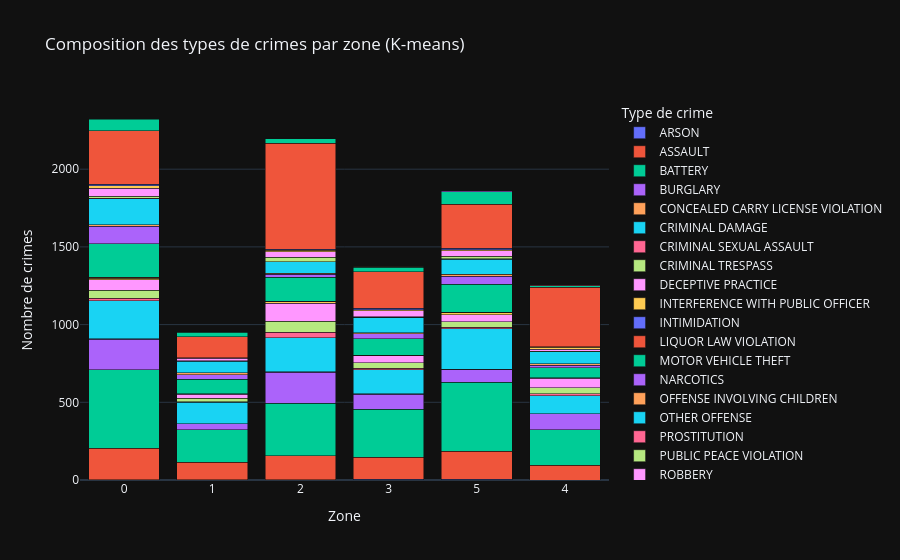

Here is the notebook cell this chart was saved with:
### Markdown cell above
## Synthèse

- La heatmap confirme que la criminalité se concentre sur la bande est de Chicago
  et dans le West Side — elle n'est pas uniformément répartie
- K-means identifie 6 zones géographiques avec des profils criminels distincts
- DBSCAN détecte automatiquement 18 hotspots précis et révèle les crimes géographiquement isolés
- Les deux méthodes s'accordent sur les mêmes zones à risque
- Cette analyse répond à la dimension **spatiale** de notre problématique

### Code cell
# Main block — Requête 4 : Analyse spatiale
# Auteure : Chrisa
# Input   : API Chicago Data Portal (10 000 crimes)
# Output  : 4 visualisations interactives Plotly

df         = load_data()
spatial_df = prepare_spatial_data(df)
gdf        = create_geodataframe(spatial_df)

plot_density_map(spatial_df).show()

df_kmeans, kmeans_model = apply_kmeans(spatial_df, k=6)
plot_kmeans_map(df_kmeans).show()

df_dbscan, dbscan_model = apply_dbscan(spatial_df)
plot_dbscan_map(df_dbscan).show()

plot_crime_type_by_cluster(df_kmeans).show()

### Figure 1 — Plotly figure (JSON) as saved in the notebook; plotly's stock layout.template omitted (floating-point values rounded to 4 significant figures)
{"data": [{"hovertemplate": "Type de crime=ARSON<br>Zone=%{x}<br>Nombre de crimes=%{y}<extra></extra>", "legendgroup": "ARSON", "marker": {"color": "#636efa", "pattern": {"shape": ""}}, "name": "ARSON", "orientation": "v", "showlegend": true, "textposition": "auto", "x": ["0", "1", "2", "3", "5"], "xaxis": "x", "y": [3, 2, 1, 6, 6], "yaxis": "y", "type": "bar"}, {"hovertemplate": "Type de crime=ASSAULT<br>Zone=%{x}<br>Nombre de crimes=%{y}<extra></extra>", "legendgroup": "ASSAULT", "marker": {"color": "#EF553B", "pattern": {"shape": ""}}, "name": "ASSAULT", "orientation": "v", "showlegend": true, "textposition": "auto", "x": ["0", "1", "2", "3", "4", "5"], "xaxis": "x", "y": [201, 111, 156, 141, 95, 179], "yaxis": "y", "type": "bar"}, {"hovertemplate": "Type de crime=BATTERY<br>Zone=%{x}<br>Nombre de crimes=%{y}<extra></extra>", "legendgroup": "BATTERY", "marker": {"color": "#00cc96", "pattern": {"shape": ""}}, "name": "BATTERY", "orientation": "v", "showlegend": true, "textposition": "auto", "x": ["0", "1", "2", "3", "4", "5"], "xaxis": "x", "y": [506, 211, 336, 307, 228, 443], "yaxis": "y", "type": "bar"}, {"hovertemplate": "Type de crime=BURGLARY<br>Zone=%{x}<br>Nombre de crimes=%{y}<extra></extra>", "legendgroup": "BURGLARY", "marker": {"color": "#ab63fa", "pattern": {"shape": ""}}, "name": "BURGLARY", "orientation": "v", "showlegend": true, "textposition": "auto", "x": ["0", "1", "2", "3", "4", "5"], "xaxis": "x", "y": [195, 39, 201, 97, 103, 84], "yaxis": "y", "type": "bar"}, {"hovertemplate": "Type de crime=CONCEALED CARRY LICENSE VIOLATION<br>Zone=%{x}<br>Nombre de crimes=%{y}<extra></extra>", "legendgroup": "CONCEALED CARRY LICENSE VIOLATION", "marker": {"color": "#FFA15A", "pattern": {"shape": ""}}, "name": "CONCEALED CARRY LICENSE VIOLATION", "orientation": "v", "showlegend": true, "textposition": "auto", "x": ["0", "2", "3", "5"], "xaxis": "x", "y": [5, 3, 3, 1], "yaxis": "y", "type": "bar"}, {"hovertemplate": "Type de crime=CRIMINAL DAMAGE<br>Zone=%{x}<br>Nombre de crimes=%{y}<extra></extra>", "legendgroup": "CRIMINAL DAMAGE", "marker": {"color": "#19d3f3", "pattern": {"shape": ""}}, "name": "CRIMINAL DAMAGE", "orientation": "v", "showlegend": true, "textposition": "auto", "x": ["0", "1", "2", "3", "4", "5"], "xaxis": "x", "y": [244, 138, 218, 155, 117, 261], "yaxis": "y", "type": "bar"}, {"hovertemplate": "Type de crime=CRIMINAL SEXUAL ASSAULT<br>Zone=%{x}<br>Nombre de crimes=%{y}<extra></extra>", "legendgroup": "CRIMINAL SEXUAL ASSAULT", "marker": {"color": "#FF6692", "pattern": {"shape": ""}}, "name": "CRIMINAL SEXUAL ASSAULT", "orientation": "v", "showlegend": true, "textposition": "auto", "x": ["0", "1", "2", "3", "4", "5"], "xaxis": "x", "y": [15, 1, 37, 10, 12, 9], "yaxis": "y", "type": "bar"}, {"hovertemplate": "Type de crime=CRIMINAL TRESPASS<br>Zone=%{x}<br>Nombre de crimes=%{y}<extra></extra>", "legendgroup": "CRIMINAL TRESPASS", "marker": {"color": "#B6E880", "pattern": {"shape": ""}}, "name": "CRIMINAL TRESPASS", "orientation": "v", "showlegend": true, "textposition": "auto", "x": ["0", "1", "2", "3", "4", "5"], "xaxis": "x", "y": [52, 23, 70, 34, 38, 35], "yaxis": "y", "type": "bar"}, {"hovertemplate": "Type de crime=DECEPTIVE PRACTICE<br>Zone=%{x}<br>Nombre de crimes=%{y}<extra></extra>", "legendgroup": "DECEPTIVE PRACTICE", "marker": {"color": "#FF97FF", "pattern": {"shape": ""}}, "name": "DECEPTIVE PRACTICE", "orientation": "v", "showlegend": true, "textposition": "auto", "x": ["0", "1", "2", "3", "4", "5"], "xaxis": "x", "y": [67, 27, 116, 45, 62, 47], "yaxis": "y", "type": "bar"}, {"hovertemplate": "Type de crime=INTERFERENCE WITH PUBLIC OFFICER<br>Zone=%{x}<br>Nombre de crimes=%{y}<extra></extra>", "legendgroup": "INTERFERENCE WITH PUBLIC OFFICER", "marker": {"color": "#FECB52", "pattern": {"shape": ""}}, "name": "INTERFERENCE WITH PUBLIC OFFICER", "orientation": "v", "showlegend": true, "textposition": "auto", "x": ["0", "1", "2", "3", "4", "5"], "xaxis": "x", "y": [9, 4, 10, 4, 2, 13], "yaxis": "y", "type": "bar"}, {"hovertemplate": "Type de crime=INTIMIDATION<br>Zone=%{x}<br>Nombre de crimes=%{y}<extra></extra>", "legendgroup": "INTIMIDATION", "marker": {"color": "#636efa", "pattern": {"shape": ""}}, "name": "INTIMIDATION", "orientation": "v", "showlegend": true, "textposition": "auto", "x": ["0", "2", "3", "5"], "xaxis": "x", "y": [4, 1, 1, 1], "yaxis": "y", "type": "bar"}, {"hovertemplate": "Type de crime=LIQUOR LAW VIOLATION<br>Zone=%{x}<br>Nombre de crimes=%{y}<extra></extra>", "legendgroup": "LIQUOR LAW VIOLATION", "marker": {"color": "#EF553B", "pattern": {"shape": ""}}, "name": "LIQUOR LAW VIOLATION", "orientation": "v", "showlegend": true, "textposition": "auto", "x": ["0", "2", "4", "5"], "xaxis": "x", "y": [3, 1, 1, 1], "yaxis": "y", "type": "bar"}, {"hovertemplate": "Type de crime=MOTOR VEHICLE THEFT<br>Zone=%{x}<br>Nombre de crimes=%{y}<extra></extra>", "legendgroup": "MOTOR VEHICLE THEFT", "marker": {"color": "#00cc96", "pattern": {"shape": ""}}, "name": "MOTOR VEHICLE THEFT", "orientation": "v", "showlegend": true, "textposition": "auto", "x": ["0", "1", "2", "3", "4", "5"], "xaxis": "x", "y": [216, 91, 156, 107, 64, 181], "yaxis": "y", "type": "bar"}, {"hovertemplate": "Type de crime=NARCOTICS<br>Zone=%{x}<br>Nombre de crimes=%{y}<extra></extra>", "legendgroup": "NARCOTICS", "marker": {"color": "#ab63fa", "pattern": {"shape": ""}}, "name": "NARCOTICS", "orientation": "v", "showlegend": true, "textposition": "auto", "x": ["0", "1", "2", "3", "4", "5"], "xaxis": "x", "y": [112, 29, 19, 31, 18, 50], "yaxis": "y", "type": "bar"}, {"hovertemplate": "Type de crime=OFFENSE INVOLVING CHILDREN<br>Zone=%{x}<br>Nombre de crimes=%{y}<extra></extra>", "legendgroup": "OFFENSE INVOLVING CHILDREN", "marker": {"color": "#FFA15A", "pattern": {"shape": ""}}, "name": "OFFENSE INVOLVING CHILDREN", "orientation": "v", "showlegend": true, "textposition": "auto", "x": ["0", "1", "2", "3", "4", "5"], "xaxis": "x", "y": [12, 14, 5, 5, 8, 12], "yaxis": "y", "type": "bar"}, {"hovertemplate": "Type de crime=OTHER OFFENSE<br>Zone=%{x}<br>Nombre de crimes=%{y}<extra></extra>", "legendgroup": "OTHER OFFENSE", "marker": {"color": "#19d3f3", "pattern": {"shape": ""}}, "name": "OTHER OFFENSE", "orientation": "v", "showlegend": true, "textposition": "auto", "x": ["0", "1", "2", "3", "4", "5"], "xaxis": "x", "y": [165, 74, 73, 101, 78, 99], "yaxis": "y", "type": "bar"}, {"hovertemplate": "Type de crime=PROSTITUTION<br>Zone=%{x}<br>Nombre de crimes=%{y}<extra></extra>", "legendgroup": "PROSTITUTION", "marker": {"color": "#FF6692", "pattern": {"shape": ""}}, "name": "PROSTITUTION", "orientation": "v", "showlegend": true, "textposition": "auto", "x": ["0", "3", "5"], "xaxis": "x", "y": [3, 1, 1], "yaxis": "y", "type": "bar"}, {"hovertemplate": "Type de crime=PUBLIC PEACE VIOLATION<br>Zone=%{x}<br>Nombre de crimes=%{y}<extra></extra>", "legendgroup": "PUBLIC PEACE VIOLATION", "marker": {"color": "#B6E880", "pattern": {"shape": ""}}, "name": "PUBLIC PEACE VIOLATION", "orientation": "v", "showlegend": true, "textposition": "auto", "x": ["0", "1", "2", "3", "4", "5"], "xaxis": "x", "y": [14, 5, 31, 3, 3, 17], "yaxis": "y", "type": "bar"}, {"hovertemplate": "Type de crime=ROBBERY<br>Zone=%{x}<br>Nombre de crimes=%{y}<extra></extra>", "legendgroup": "ROBBERY", "marker": {"color": "#FF97FF", "pattern": {"shape": ""}}, "name": "ROBBERY", "orientation": "v", "showlegend": true, "textposition": "auto", "x": ["0", "1", "2", "3", "4", "5"], "xaxis": "x", "y": [50, 14, 35, 38, 14, 36], "yaxis": "y", "type": "bar"}, {"hovertemplate": "Type de crime=SEX OFFENSE<br>Zone=%{x}<br>Nombre de crimes=%{y}<extra></extra>", "legendgroup": "SEX OFFENSE", "marker": {"color": "#FECB52", "pattern": {"shape": ""}}, "name": "SEX OFFENSE", "orientation": "v", "showlegend": true, "textposition": "auto", "x": ["0", "1", "2", "3", "4", "5"], "xaxis": "x", "y": [18, 3, 8, 7, 12, 6], "yaxis": "y", "type": "bar"}, {"hovertemplate": "Type de crime=STALKING<br>Zone=%{x}<br>Nombre de crimes=%{y}<extra></extra>", "legendgroup": "STALKING", "marker": {"color": "#636efa", "pattern": {"shape": ""}}, "name": "STALKING", "orientation": "v", "showlegend": true, "textposition": "auto", "x": ["0", "1", "2", "3", "4", "5"], "xaxis": "x", "y": [9, 1, 8, 8, 3, 8], "yaxis": "y", "type": "bar"}, {"hovertemplate": "Type de crime=THEFT<br>Zone=%{x}<br>Nombre de crimes=%{y}<extra></extra>", "legendgroup": "THEFT", "marker": {"color": "#EF553B", "pattern": {"shape": ""}}, "name": "THEFT", "orientation": "v", "showlegend": true, "textposition": "auto", "x": ["0", "1", "2", "3", "4", "5"], "xaxis": "x", "y": [343, 136, 682, 235, 381, 285], "yaxis": "y", "type": "bar"}, {"hovertemplate": "Type de crime=WEAPONS VIOLATION<br>Zone=%{x}<br>Nombre de crimes=%{y}<extra></extra>", "legendgroup": "WEAPONS VIOLATION", "marker": {"color": "#00cc96", "pattern": {"shape": ""}}, "name": "WEAPONS VIOLATION", "orientation": "v", "showlegend": true, "textposition": "auto", "x": ["0", "1", "2", "3", "4", "5"], "xaxis": "x", "y": [77, 29, 31, 29, 11, 80], "yaxis": "y", "type": "bar"}, {"hovertemplate": "Type de crime=HOMICIDE<br>Zone=%{x}<br>Nombre de crimes=%{y}<extra></extra>", "legendgroup": "HOMICIDE", "marker": {"color": "#ab63fa", "pattern": {"shape": ""}}, "name": "HOMICIDE", "orientation": "v", "showlegend": true, "textposition": "auto", "x": ["1", "2", "3", "5"], "xaxis": "x", "y": [2, 1, 5, 5], "yaxis": "y", "type": "bar"}, {"hovertemplate": "Type de crime=KIDNAPPING<br>Zone=%{x}<br>Nombre de crimes=%{y}<extra></extra>", "legendgroup": "KIDNAPPING", "marker": {"color": "#FFA15A", "pattern": {"shape": ""}}, "name": "KIDNAPPING", "orientation": "v", "showlegend": true, "textposition": "auto", "x": ["2", "3", "4"], "xaxis": "x", "y": [1, 1, 1], "yaxis": "y", "type": "bar"}, {"hovertemplate": "Type de crime=OBSCENITY<br>Zone=%{x}<br>Nombre de crimes=%{y}<extra></extra>", "legendgroup": "OBSCENITY", "marker": {"color": "#19d3f3", "pattern": {"shape": ""}}, "name": "OBSCENITY", "orientation": "v", "showlegend": true, "textposition": "auto", "x": ["2", "3"], "xaxis": "x", "y": [2, 1], "yaxis": "y", "type": "bar"}, {"hovertemplate": "Type de crime=PUBLIC INDECENCY<br>Zone=%{x}<br>Nombre de crimes=%{y}<extra></extra>", "legendgroup": "PUBLIC INDECENCY", "marker": {"color": "#FF6692", "pattern": {"shape": ""}}, "name": "PUBLIC INDECENCY", "orientation": "v", "showlegend": true, "textposition": "auto", "x": ["4"], "xaxis": "x", "y": [1], "yaxis": "y", "type": "bar"}, {"hovertemplate": "Type de crime=GAMBLING<br>Zone=%{x}<br>Nombre de crimes=%{y}<extra></extra>", "legendgroup": "GAMBLING", "marker": {"color": "#B6E880", "pattern": {"shape": ""}}, "name": "GAMBLING", "orientation": "v", "showlegend": true, "textposition": "auto", "x": ["5"], "xaxis": "x", "y": [2], "yaxis": "y", "type": "bar"}], "layout": {"xaxis": {"anchor": "y", "domain": [0.0, 1.0], "title": {"text": "Zone"}}, "yaxis": {"anchor": "x", "domain": [0.0, 1.0], "title": {"text": "Nombre de crimes"}}, "legend": {"title": {"text": "Type de crime"}, "tracegroupgap": 0}, "title": {"text": "Composition des types de crimes par zone (K-means)"}, "barmode": "stack"}}
